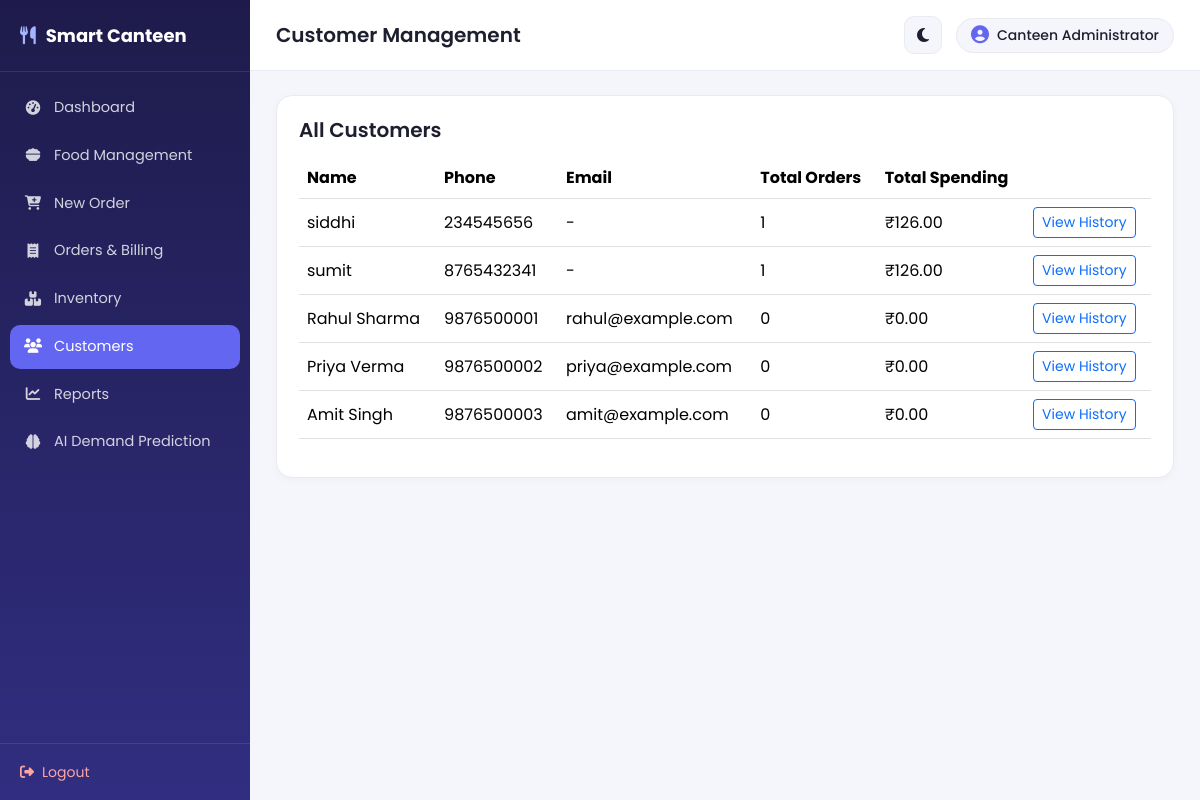
The app's page /customers (signed in) with its own data.
### tables this page shows
CREATE TABLE customers (
    id INTEGER PRIMARY KEY AUTOINCREMENT,
    name TEXT NOT NULL,
    phone TEXT UNIQUE,
    email TEXT
);

### app.py (the view)
@app.route("/customers")
@login_required
def customers_list():
    db = get_db()
    rows = db.execute(
        "SELECT c.*, COUNT(o.id) AS total_orders, COALESCE(SUM(o.total_amount),0) AS total_spending "
        "FROM customers c LEFT JOIN orders o ON o.customer_id = c.id "
        "GROUP BY c.id ORDER BY total_spending DESC"
    ).fetchall()
    db.close()
    return render_template("customers.html", customers=rows)

### app.py (called while the page is built)
def login_required(f):
    @wraps(f)
    def wrapper(*args, **kwargs):
        if "admin_id" not in session:
            flash("Please log in to continue.", "warning")
            return redirect(url_for("login"))
        return f(*args, **kwargs)
    return wrapper

@app.context_processor
def inject_globals():
    return {"now": datetime.now()}

### db.py (called while the page is built)
def get_db():
    conn = sqlite3.connect(DB_PATH)
    conn.row_factory = sqlite3.Row
    conn.execute("PRAGMA foreign_keys = ON")
    return conn

### templates/customers.html (shortened to what this page needs)
{% extends "base.html" %}
{% block page_title %}Customer Management{% endblock %}
{% block content %}
<div class="panel">
  <h5 class="mb-3">All Customers</h5>
  <div class="table-responsive">
    <table class="table table-hover align-middle">
      <thead><tr><th>Name</th><th>Phone</th><th>Email</th><th>Total Orders</th><th>Total Spending</th><th></th></tr></thead>
      <tbody>
      {% for c in customers %}
        <tr>
          <td>{{ c.name }}</td>
          <td>{{ c.phone }}</td>
          <td>{{ c.email or '-' }}</td>
          <td>{{ c.total_orders }}</td>
          <td>₹{{ '%.2f'|format(c.total_spending) }}</td>
          <td><a href="{{ url_for('customer_detail', customer_id=c.id) }}" class="btn btn-sm btn-outline-primary">View History</a></td>
        </tr>
      {% else %}
        <tr><td colspan="6" class="text-center text-muted py-4">No customers yet.</td></tr>
      {% endfor %}
      </tbody>
    </table>
  </div>
</div>
{% endblock %}

### static/css/style.css (style rules this page uses)
:root { --sidebar-w: 250px; --primary: #6366f1; --primary-dark: #4f46e5; --bg: #f5f6fb; --panel-bg: #ffffff; --text: #1e1f2e; --text-muted: #6b7280; --border: #e9eaf2; }
* { box-sizing: border-box; }
body { font-family: 'Poppins', sans-serif; background: var(--bg); color: var(--text); margin: 0; transition: background .25s ease, color .25s ease; }
.panel { background: var(--panel-bg); border: 1px solid var(--border); border-radius: 16px; padding: 22px; box-shadow: 0 2px 10px rgba(20,20,50,0.03); }
.panel h5, .panel h6 { font-weight:600; }
.table { color: var(--text); vertical-align: middle; }

### records on screen
customers: name "siddhi", phone "234545656", email "-", total_orders "1", total_spending "126.00"
customers: name "sumit", phone "8765432341", email "-", total_orders "1", total_spending "126.00"
customers: name "Rahul Sharma", phone "9876500001", email "rahul@example.com", total_orders "0", total_spending "0.00"
customers: name "Priya Verma", phone "9876500002", email "priya@example.com", total_orders "0", total_spending "0.00"
customers: name "Amit Singh", phone "9876500003", email "amit@example.com", total_orders "0", total_spending "0.00"

### other values on screen
{{ session.get('admin_name', 'Admin') }} "Canteen Administrator"
